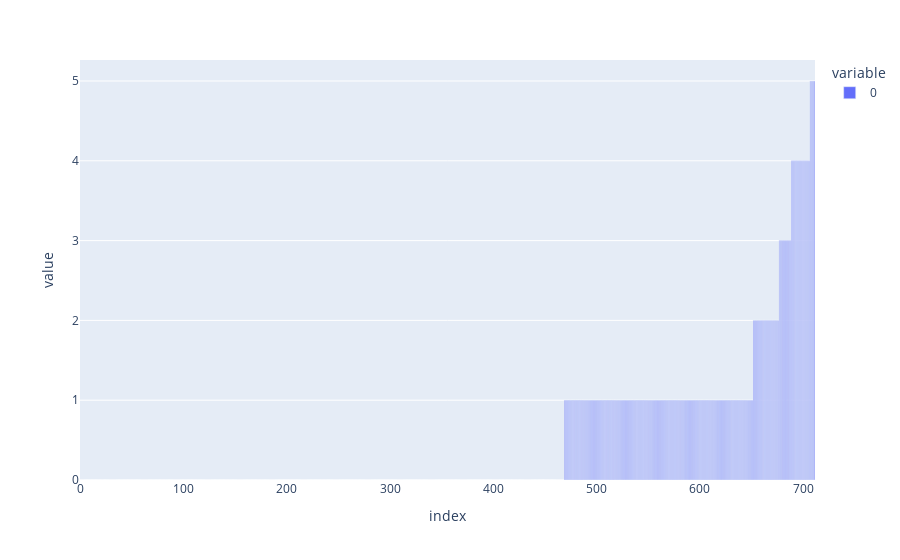

The notebook cell this image was saved under:
### Code cell
sibSp = sorted(list(train['SibSp']))
fig3 = px.bar(sibSp)
fig3.show()

### Figure 1 — Plotly figure (JSON) as saved in the notebook; plotly's stock layout.template omitted (floating-point values rounded to 4 significant figures; data arrays with more than 128 entries replaced by an {"elided": "..."} marker saying what was removed)
{"data": [{"alignmentgroup": "True", "hovertemplate": "variable=0<br>index=%{x}<br>value=%{y}<extra></extra>", "legendgroup": "0", "marker": {"color": "#636efa"}, "name": "0", "offsetgroup": "0", "orientation": "v", "showlegend": true, "textposition": "auto", "type": "bar", "x": {"elided": "712 int values"}, "xaxis": "x", "y": {"elided": "712 int values"}, "yaxis": "y"}], "layout": {"barmode": "relative", "legend": {"title": {"text": "variable"}, "tracegroupgap": 0}, "margin": {"t": 60}, "xaxis": {"anchor": "y", "domain": [0, 1], "title": {"text": "index"}}, "yaxis": {"anchor": "x", "domain": [0, 1], "title": {"text": "value"}}}}
